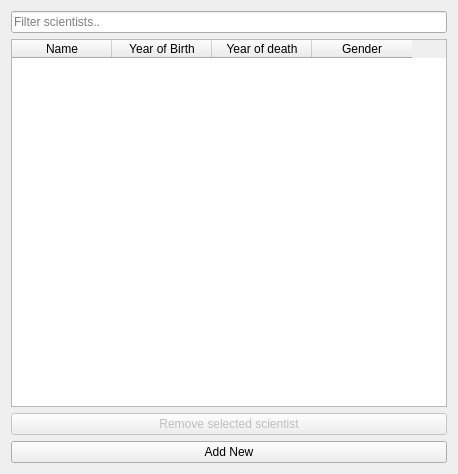
<?xml version="1.0" encoding="UTF-8"?>
<ui version="4.0">
 <class>SciWindow</class>
 <widget class="QDialog" name="SciWindow">
  <property name="geometry">
   <rect>
    <x>0</x>
    <y>0</y>
    <width>458</width>
    <height>474</height>
   </rect>
  </property>
  <property name="windowTitle">
   <string>Dialog</string>
  </property>
  <property name="sizeGripEnabled">
   <bool>false</bool>
  </property>
  <layout class="QHBoxLayout" name="horizontalLayout">
   <item>
    <layout class="QVBoxLayout" name="verticalLayout_2">
     <item>
      <widget class="QLineEdit" name="filter_scientists">
       <property name="placeholderText">
        <string>Filter scientists..</string>
       </property>
      </widget>
     </item>
     <item>
      <layout class="QVBoxLayout" name="verticalLayout">
       <item>
        <widget class="QTableWidget" name="table_scientist">
         <property name="enabled">
          <bool>true</bool>
         </property>
         <property name="mouseTracking">
          <bool>false</bool>
         </property>
         <property name="editTriggers">
          <set>QAbstractItemView::NoEditTriggers</set>
         </property>
         <property name="selectionBehavior">
          <enum>QAbstractItemView::SelectRows</enum>
         </property>
         <property name="sortingEnabled">
          <bool>true</bool>
         </property>
         <column>
          <property name="text">
           <string>Name</string>
          </property>
         </column>
         <column>
          <property name="text">
           <string>Year of Birth</string>
          </property>
         </column>
         <column>
          <property name="text">
           <string>Year of death</string>
          </property>
         </column>
         <column>
          <property name="text">
           <string>Gender</string>
          </property>
         </column>
        </widget>
       </item>
       <item>
        <widget class="QPushButton" name="button_remove_student">
         <property name="enabled">
          <bool>false</bool>
         </property>
         <property name="text">
          <string>Remove selected scientist</string>
         </property>
        </widget>
       </item>
       <item>
        <widget class="QPushButton" name="button_addsci">
         <property name="text">
          <string>Add New</string>
         </property>
        </widget>
       </item>
      </layout>
     </item>
    </layout>
   </item>
  </layout>
 </widget>
 <resources/>
 <connections/>
</ui>
